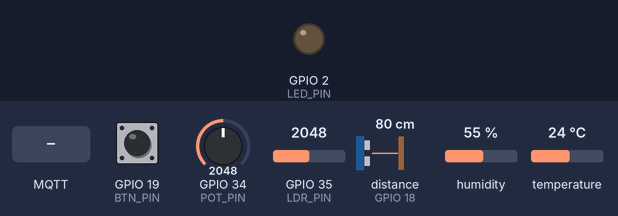
Bench run of a sketch on a simulated ESP32. Parts: output pins drawn as LEDs (lit = HIGH). The test bench sets the inputs (shaded band); at power-on: GPIO 19 (BTN_PIN) HIGH, GPIO 34 (POT_PIN) = 2048, GPIO 35 (LDR_PIN) = 2048, distance to the obstacle (sensor on GPIO 18) 80 cm, humidity 55 %, temperature 24 °C. The echo pulse lasts 58.3 µs per cm; WiFi joins after 1.5 s; servers stay silent unless stated; random numbers use the default seed unless the sketch sets one; no MQTT or app messages arrive unless stated; pins used as bus, display or sensor lines are not drawn; what the sketch prints to the serial monitor is not drawn.

Above: at 3.1 s.
3.2 s: MQTT message "ANOMALY" arrives on the first subscribed topic
At 5.9 s:
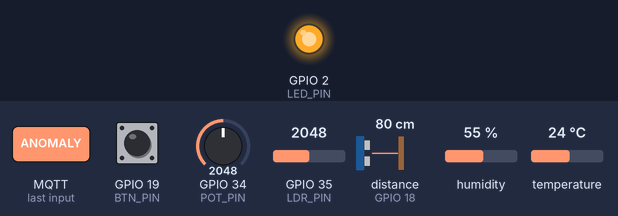
6.5 s: GPIO 19 (BTN_PIN) pulled LOW for 1 s
9.0 s: MQTT message "FAULT_RANDOM_3" arrives on the first subscribed topic
10.5 s: MQTT message "FAULT_ALL" arrives on the first subscribed topic
Timing chart, 0 to 13.0 s (numbered marks = the images above; inputs shaded):
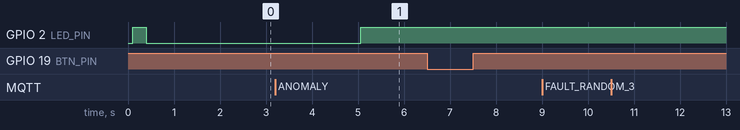

The sketch:

sketch.ino
```cpp
#include <WiFi.h>
#include <PubSubClient.h>
#include <ArduinoJson.h>
#include <DHT.h>

// ====== Physical Sensor Pin Assignments ======
#define DHTPIN 4
#define DHTTYPE DHT22
#define POT_PIN 34
#define LDR_PIN 35
#define TRIG_PIN 5
#define ECHO_PIN 18
#define BTN_PIN 19
#define LED_PIN 2

DHT dht(DHTPIN, DHTTYPE);

// ====== MQTT ======
const char* WIFI_SSID = "Wokwi-GUEST";
const char* WIFI_PASS = "";

const char* MQTT_HOSTS[] = {"broker.emqx.io", "test.mosquitto.org", "broker.hivemq.com"};
const int   MQTT_PORT = 1883;

const char* TOPIC_SENSORS = "factory/sensors/all";
const char* TOPIC_ALERTS  = "factory/sensors/alerts";
const char* TOPIC_CMD     = "factory/sensors/cmd";

const unsigned long PUBLISH_MS = 1000;
const float ANOMALY_RATIO = 1.3;

#define SENSORS_PER_TYPE 5
#define NUM_TYPES        10
#define TOTAL_SENSORS    50

struct Sensor {
  char  id[4];
  const char* type;
  const char* zone;
  float base;
  float cur;
  float overrideVal;
  unsigned long overrideUntil;
  const char* status;
  bool alerted;
};

const char* TYPES[NUM_TYPES]    = {"Temp","Vibration","Current","Light","Humidity","Ultrasonic","IR","Pressure","Smoke","Fire"};
const char* ZONES[NUM_TYPES]    = {"A","A","A","A","B","B","B","C","C","C"};
const float BASES[NUM_TYPES]    = {45, 2.5, 12, 500, 45, 2.0, 1.0, 101.3, 10, 5};
const char  PREFIXES[NUM_TYPES] = {'T','V','C','L','H','U','I','P','S','F'};

Sensor sensors[TOTAL_SENSORS];
unsigned long lastPub = 0;
int currentBroker = 0;
unsigned long lastConnAttempt = 0;
bool mqttEverConnected = false;

WiFiClient wifiClient;
PubSubClient mqtt(wifiClient);

JsonDocument jsonDoc;
char jsonBuf[6144];

// Button debounce
unsigned long lastBtnRead = 0;
bool lastBtnState = HIGH;

void connectWiFi() {
  Serial.print("WiFi connecting to ");
  Serial.print(WIFI_SSID);
  WiFi.begin(WIFI_SSID, WIFI_PASS);
  int tries = 0;
  while (WiFi.status() != WL_CONNECTED && tries < 40) {
    delay(500);
    Serial.print(".");
    tries++;
  }
  if (WiFi.status() == WL_CONNECTED) {
    Serial.printf(" OK (%s)\n", WiFi.localIP().toString().c_str());
    Serial.flush();
  } else {
    Serial.printf(" FAIL (status=%d)\n", WiFi.status());
    Serial.flush();
  }
}

void connectMQTT() {
  if (WiFi.status() != WL_CONNECTED) {
    Serial.println("MQTT skip — WiFi not connected");
    return;
  }

  unsigned long now = millis();
  if (now - lastConnAttempt < 3000) return;
  lastConnAttempt = now;

  for (int i = 0; i < 3; i++) {
    int idx = (currentBroker + i) % 3;

    // Resolve hostname
    IPAddress ip;
    Serial.printf("MQTT[%d] resolving %s...", idx, MQTT_HOSTS[idx]);
    Serial.flush();
    if (!WiFi.hostByName(MQTT_HOSTS[idx], ip)) {
      Serial.println(" DNS FAIL");
      Serial.flush();
      continue;
    }
    Serial.printf(" %s\n", ip.toString().c_str());
    Serial.flush();

    mqtt.setServer(ip, MQTT_PORT);
    String cid = "FactoryWokwi-";
    cid += String(random(0xFFFF), HEX);

    Serial.printf("MQTT[%d] connecting (cid=%s)...", idx, cid.c_str());
    Serial.flush();
    if (mqtt.connect(cid.c_str())) {
      Serial.println(" OK");
      Serial.flush();
      mqtt.subscribe(TOPIC_CMD);
      currentBroker = idx;
      mqttEverConnected = true;
      digitalWrite(LED_PIN, HIGH);
      return;
    }
    Serial.printf(" rc=%d (%s)\n", mqtt.state(), MQTT_HOSTS[idx]);
    Serial.flush();
    delay(500);
  }
}

float gauss() {
  float s = 0;
  for (int i = 0; i < 12; i++) s += random(-10000, 10001) / 10000.0;
  return s / 12.0;
}

void initSensors() {
  int idx = 0;
  for (int t = 0; t < NUM_TYPES; t++) {
    for (int i = 1; i <= SENSORS_PER_TYPE; i++) {
      Sensor& sn = sensors[idx];
      snprintf(sn.id, sizeof(sn.id), "%c%d", PREFIXES[t], i);
      sn.type   = TYPES[t];
      sn.zone   = ZONES[t];
      sn.base   = BASES[t];
      sn.cur    = sn.base;
      sn.overrideVal   = 0;
      sn.overrideUntil = 0;
      sn.status = "NORMAL";
      sn.alerted = false;
      idx++;
    }
  }
  Serial.printf("Init %d sensors\n", TOTAL_SENSORS);
}

void readPhysicalSensors() {
  // DHT22 → T1 (Temp idx=0) and H1 (Humidity idx=15)
  float h = dht.readHumidity();
  float t = dht.readTemperature();
  if (!isnan(h) && !isnan(t)) {
    sensors[0].cur = roundf(t * 100.0) / 100.0;
    sensors[15].cur = roundf(h * 100.0) / 100.0;
  }

  // Potentiometer → V1 (Vibration idx=5)
  int potRaw = analogRead(POT_PIN);
  float vib = (potRaw / 4095.0) * 5.0;
  sensors[5].cur = roundf(vib * 100.0) / 100.0;

  // Photoresistor → L1 (Light idx=30)
  int ldrRaw = analogRead(LDR_PIN);
  float lux = (ldrRaw / 4095.0) * 1000.0;
  sensors[30].cur = roundf(lux * 100.0) / 100.0;

  // HC-SR04 → U1 (Ultrasonic idx=25)
  digitalWrite(TRIG_PIN, LOW);
  delayMicroseconds(2);
  digitalWrite(TRIG_PIN, HIGH);
  delayMicroseconds(10);
  digitalWrite(TRIG_PIN, LOW);
  long duration = pulseIn(ECHO_PIN, HIGH, 30000);
  float dist = duration * 0.034 / 2.0 / 100.0;
  if (dist > 0 && dist < 4.0) {
    sensors[25].cur = roundf(dist * 100.0) / 100.0;
  }

  // Pushbutton → inject random fault on press
  bool btn = digitalRead(BTN_PIN);
  if (btn == LOW && lastBtnState == HIGH && millis() - lastBtnRead > 300) {
    lastBtnRead = millis();
    Serial.println("BTN fault inject");
    bool picked[TOTAL_SENSORS] = {false};
    for (int n = 0; n < 3; n++) {
      int idx;
      do { idx = random(TOTAL_SENSORS); } while (picked[idx]);
      picked[idx] = true;
      Sensor& s = sensors[idx];
      s.overrideVal   = s.base * 1.6;
      s.overrideUntil = millis() + 15000UL;
      s.cur = s.overrideVal;
      s.status = "OVERRIDE";
    }
    Serial.println("  injected 3 faults");
  }
  lastBtnState = btn;
}

void updateSensors() {
  unsigned long now = millis();
  for (int i = 0; i < TOTAL_SENSORS; i++) {
    Sensor& s = sensors[i];
    if (s.overrideUntil > 0 && now < s.overrideUntil) {
      s.cur = s.overrideVal;
      s.status = "OVERRIDE";
      continue;
    }
    s.overrideUntil = 0;
    s.status = "NORMAL";
    s.alerted = false;
    float noise = gauss() * (s.base * 0.02);
    s.cur = s.base + noise;
    if (s.cur < 0) s.cur = 0;
    s.cur = roundf(s.cur * 100.0) / 100.0;
    if (s.base > 0 && (s.cur / s.base) > ANOMALY_RATIO) {
      s.status = "ANOMALY";
    }
  }
  readPhysicalSensors();
}

void publishSensors() {
  jsonDoc.clear();
  JsonArray arr = jsonDoc.to<JsonArray>();
  for (int i = 0; i < TOTAL_SENSORS; i++) {
    Sensor& s = sensors[i];
    JsonObject o = arr.add<JsonObject>();
    o["id"]     = s.id;
    o["type"]   = s.type;
    o["zone"]   = s.zone;
    o["value"]  = s.cur;
    o["base"]   = s.base;
    o["status"] = s.status;
  }
  size_t len = serializeJson(jsonDoc, jsonBuf, sizeof(jsonBuf));
  bool ok = mqtt.publish(TOPIC_SENSORS, jsonBuf);
  if (mqttEverConnected) {
    Serial.printf("Pub %d (%uB) %s  queue=%d\n", TOTAL_SENSORS, len, ok ? "OK" : "FAIL", mqtt.getBufferSize());
  }
}

void publishAlerts() {
  for (int i = 0; i < TOTAL_SENSORS; i++) {
    Sensor& s = sensors[i];
    if (strcmp(s.status, "ANOMALY") == 0 && !s.alerted) {
      s.alerted = true;
      jsonDoc.clear();
      JsonObject o = jsonDoc.to<JsonObject>();
      o["id"]   = s.id;
      o["type"] = s.type;
      o["zone"] = s.zone;
      o["value"] = s.cur;
      o["base"]  = s.base;
      o["ratio"] = roundf((s.cur / s.base) * 100.0) / 100.0;
      o["severity"] = "HIGH";
      o["ts"]   = millis();
      size_t len = serializeJson(jsonDoc, jsonBuf, sizeof(jsonBuf));
      mqtt.publish(TOPIC_ALERTS, jsonBuf);
      Serial.printf("Alert %s %.2f/%.2f\n", s.id, s.cur, s.base);
    }
  }
}

void handleCmd(const char* msg) {
  Serial.printf("CMD: %s\n", msg);
  if (strcmp(msg, "FAULT_RANDOM_3") == 0) {
    bool picked[TOTAL_SENSORS] = {false};
    for (int n = 0; n < 3; n++) {
      int idx;
      do { idx = random(TOTAL_SENSORS); } while (picked[idx]);
      picked[idx] = true;
      Sensor& s = sensors[idx];
      s.overrideVal   = s.base * 1.6;
      s.overrideUntil = millis() + 15000UL;
      s.cur = s.overrideVal;
      s.status = "OVERRIDE";
    }
    Serial.println("  CMD fault 3");
  } else if (strcmp(msg, "FAULT_ALL") == 0) {
    for (int i = 0; i < TOTAL_SENSORS; i++) {
      sensors[i].overrideVal   = sensors[i].base * 2.0;
      sensors[i].overrideUntil = millis() + 15000UL;
      sensors[i].cur = sensors[i].overrideVal;
      sensors[i].status = "OVERRIDE";
    }
    Serial.println("  CMD fault ALL");
  } else if (strncmp(msg, "OVERRIDE:", 9) == 0) {
    char sid[4]; float val; unsigned long dur;
    if (sscanf(msg + 9, "%3[^:]:%f:%lu", sid, &val, &dur) == 3) {
      for (int i = 0; i < TOTAL_SENSORS; i++) {
        if (strcmp(sensors[i].id, sid) == 0) {
          sensors[i].overrideVal   = val;
          sensors[i].overrideUntil = millis() + dur * 1000UL;
          sensors[i].cur = val;
          sensors[i].status = "OVERRIDE";
          break;
        }
      }
    }
  } else if (strcmp(msg, "CLEAR") == 0) {
    for (int i = 0; i < TOTAL_SENSORS; i++) {
      sensors[i].overrideUntil = 0;
      sensors[i].status = "NORMAL";
      sensors[i].alerted = false;
    }
    Serial.println("  CMD clear");
  } else if (strcmp(msg, "STOP") == 0) {
    Serial.println("  STOP");
    esp_deep_sleep_start();
  }
}

void mqttCallback(char* topic, byte* payload, unsigned int length) {
  char msg[length + 1];
  memcpy(msg, payload, length);
  msg[length] = '\0';
  handleCmd(msg);
}

void setup() {
  Serial.begin(115200);
  delay(100);
  Serial.println();
  Serial.println("=== Smart Factory IoT - Wokwi ESP32 ===");
  Serial.flush();

  pinMode(LED_PIN, OUTPUT);
  digitalWrite(LED_PIN, HIGH);
  delay(300);
  digitalWrite(LED_PIN, LOW);

  pinMode(TRIG_PIN, OUTPUT);
  pinMode(ECHO_PIN, INPUT);
  pinMode(BTN_PIN, INPUT_PULLUP);
  lastBtnState = digitalRead(BTN_PIN);

  dht.begin();
  initSensors();
  connectWiFi();

  mqtt.setCallback(mqttCallback);
  mqtt.setBufferSize(6144);
  // Try MQTT immediately
  connectMQTT();
}

void loop() {
  // WiFi watchdog
  if (WiFi.status() != WL_CONNECTED) {
    Serial.println("WiFi lost, reconnecting...");
    connectWiFi();
    delay(2000);
    return;
  }

  // MQTT watchdog
  if (!mqtt.connected()) {
    if (millis() - lastConnAttempt > 5000) {
      connectMQTT();
    }
    delay(100);
    return;
  }

  mqtt.loop();

  unsigned long now = millis();
  if (now - lastPub >= PUBLISH_MS) {
    updateSensors();
    publishSensors();
    publishAlerts();
    lastPub = now;
  }
}
```

Measured:
- after the input at 6.5 s, every drawn part: stays the same
- after the input at 9.0 s, every drawn part: stays the same
- after the input at 10.5 s, every drawn part: stays the same
